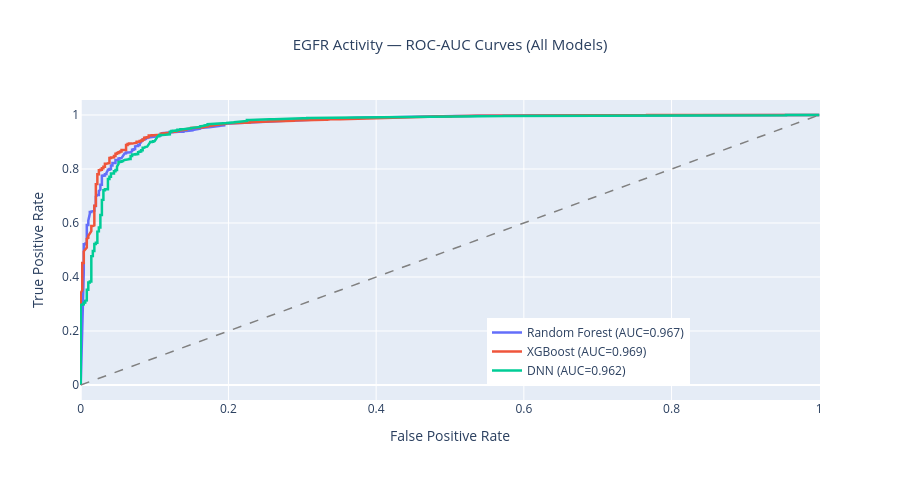
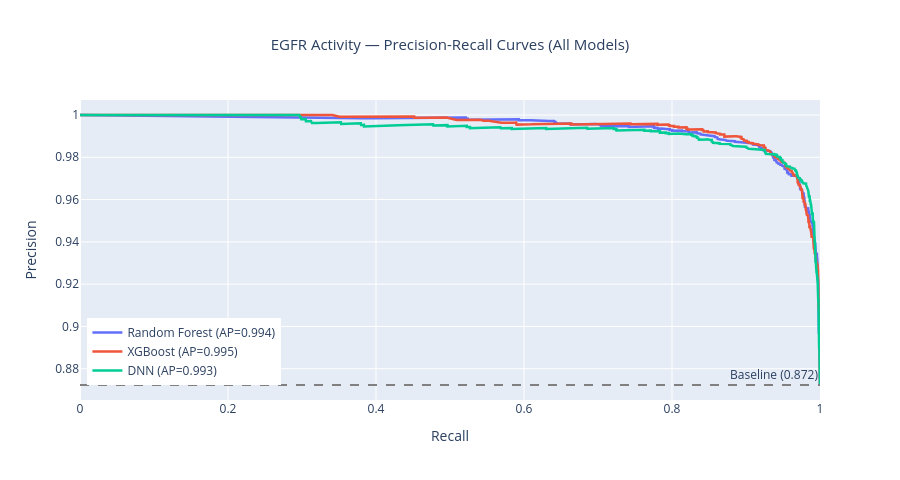
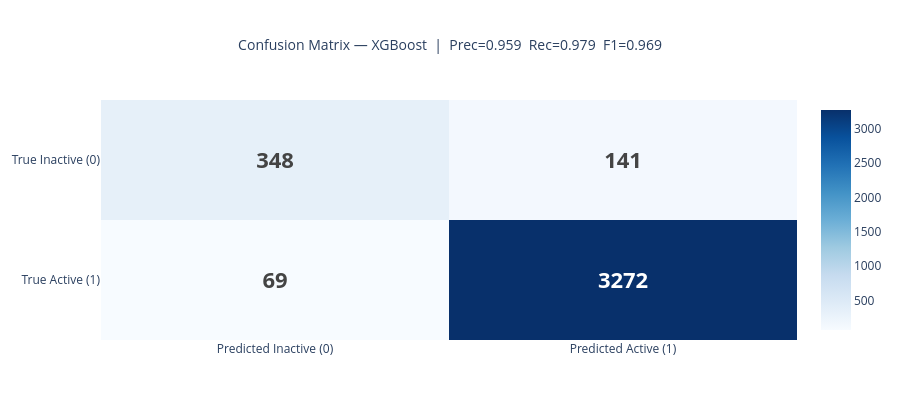
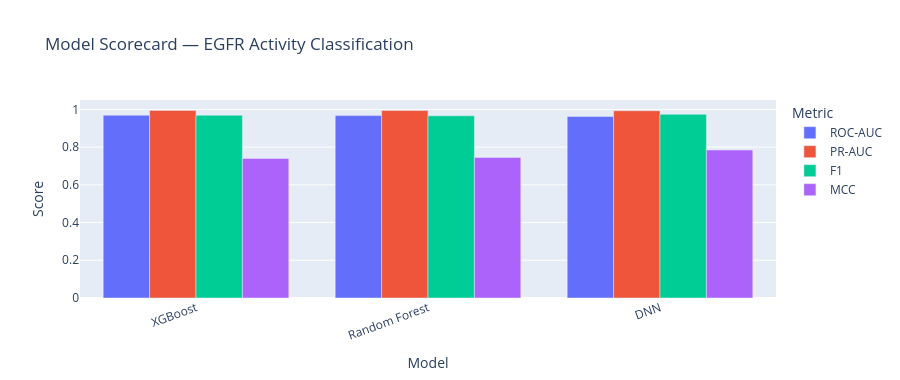

Write notebook code for charts like these, in order.
### Code cell
# ═══════════════════════════════════════════════════════════
# 📊 INTERACTIVE ROC-AUC / PR-AUC + CONFUSION MATRIX
# ═══════════════════════════════════════════════════════════
import plotly.graph_objects as go
import plotly.express as px
from plotly.subplots import make_subplots
from sklearn.metrics import roc_curve, precision_recall_curve, auc as sk_auc, confusion_matrix
import numpy as np, warnings
warnings.filterwarnings('ignore')

# ── Overlaid ROC-AUC curves (Plotly) ─────────────────────────────────────────
fig_roc = go.Figure()
colors_roc = px.colors.qualitative.Plotly
for i, (name, info) in enumerate(results.items()):
    if 'proba' not in info:
        continue
    fpr, tpr, _ = roc_curve(y_te, info['proba'])
    ra = info.get('ROC-AUC', sk_auc(fpr, tpr))
    fig_roc.add_trace(go.Scatter(
        x=fpr, y=tpr, mode='lines',
        name=f"{name} (AUC={ra:.3f})",
        line=dict(width=2.5, color=colors_roc[i % len(colors_roc)]),
        hovertemplate='FPR: %{x:.3f}<br>TPR: %{y:.3f}<extra></extra>',
    ))
fig_roc.add_shape(type='line', x0=0, y0=0, x1=1, y1=1,
                   line=dict(dash='dash', color='gray', width=1.5))
fig_roc.update_layout(
    title=dict(text='EGFR Activity — ROC-AUC Curves (All Models)', x=0.5, font=dict(size=15)),
    xaxis_title='False Positive Rate', yaxis_title='True Positive Rate',
    legend=dict(x=0.55, y=0.05), height=480, paper_bgcolor='white',
)
fig_roc.show()

# ── PR-AUC curves ─────────────────────────────────────────────────────────────
fig_pr = go.Figure()
pos_rate = np.mean(y_te)  # baseline precision
for i, (name, info) in enumerate(results.items()):
    if 'proba' not in info:
        continue
    prec_c, rec_c, _ = precision_recall_curve(y_te, info['proba'])
    pa = info.get('PR-AUC', sk_auc(rec_c, prec_c))
    fig_pr.add_trace(go.Scatter(
        x=rec_c, y=prec_c, mode='lines',
        name=f"{name} (AP={pa:.3f})",
        line=dict(width=2.5, color=colors_roc[i % len(colors_roc)]),
    ))
fig_pr.add_hline(y=pos_rate, line_dash='dash', line_color='gray',
                  annotation_text=f'Baseline ({pos_rate:.3f})')
fig_pr.update_layout(
    title=dict(text='EGFR Activity — Precision-Recall Curves (All Models)', x=0.5, font=dict(size=15)),
    xaxis_title='Recall', yaxis_title='Precision',
    legend=dict(x=0.01, y=0.05), height=480, paper_bgcolor='white',
)
fig_pr.show()

# ── Interactive confusion matrix for best model ──────────────────────────────
best_pred = (results[best_name]['proba'] >= best_t).astype(int) if 'best_t' in dir() \
            else (results[best_name]['proba'] >= 0.5).astype(int)
cm_mat = confusion_matrix(y_te, best_pred)
fig_cm = go.Figure(data=go.Heatmap(
    z=cm_mat, colorscale='Blues',
    x=['Predicted Inactive (0)', 'Predicted Active (1)'],
    y=['True Inactive (0)', 'True Active (1)'],
    text=cm_mat, texttemplate='<b>%{text}</b>',
    textfont=dict(size=22),
    hovertemplate='Count: %{z}<extra></extra>',
    reversescale=False,
))
tn, fp, fn, tp_val = cm_mat.ravel()
prec_best = tp_val / max(1, tp_val + fp)
rec_best  = tp_val / max(1, tp_val + fn)
f1_best   = 2 * prec_best * rec_best / max(1e-9, prec_best + rec_best)
fig_cm.update_layout(
    title=dict(text=f'Confusion Matrix — {best_name}  |  Prec={prec_best:.3f}  Rec={rec_best:.3f}  F1={f1_best:.3f}',
               x=0.5, font=dict(size=14)),
    height=420, paper_bgcolor='white',
    xaxis=dict(side='bottom'), yaxis=dict(autorange='reversed'),
)
fig_cm.show()

# ── Model scorecard ───────────────────────────────────────────────────────────
import pandas as pd
_rows = [(n, d.get('ROC-AUC',0), d.get('PR-AUC',0), d.get('F1',0), d.get('MCC',0))
         for n, d in results.items()]
score_df = pd.DataFrame(_rows, columns=['Model','ROC-AUC','PR-AUC','F1','MCC'])
score_df = score_df.sort_values('ROC-AUC', ascending=False).reset_index(drop=True)

fig_bar = px.bar(score_df.melt(id_vars='Model', var_name='Metric', value_name='Score'),
                  x='Model', y='Score', color='Metric', barmode='group',
                  color_discrete_sequence=px.colors.qualitative.Plotly,
                  title='Model Scorecard — EGFR Activity Classification')
fig_bar.update_layout(height=380, yaxis_range=[0, 1.05], xaxis_tickangle=-20)
fig_bar.show()
print("\n🏆 Model Scorecard:")
print(score_df.to_string(index=False))

### Figure 1 — Plotly figure (JSON) as saved in the notebook; plotly's stock layout.template omitted (floating-point values rounded to 4 significant figures; data arrays with more than 128 entries replaced by an {"elided": "..."} marker saying what was removed)
{"data": [{"hovertemplate": "FPR: %{x:.3f}<br>TPR: %{y:.3f}<extra></extra>", "line": {"color": "#636EFA", "width": 2.5}, "mode": "lines", "name": "Random Forest (AUC=0.967)", "type": "scatter", "x": {"elided": "583 float values"}, "y": {"elided": "583 float values"}}, {"hovertemplate": "FPR: %{x:.3f}<br>TPR: %{y:.3f}<extra></extra>", "line": {"color": "#EF553B", "width": 2.5}, "mode": "lines", "name": "XGBoost (AUC=0.969)", "type": "scatter", "x": {"elided": "1004 float values"}, "y": {"elided": "1004 float values"}}, {"hovertemplate": "FPR: %{x:.3f}<br>TPR: %{y:.3f}<extra></extra>", "line": {"color": "#00CC96", "width": 2.5}, "mode": "lines", "name": "DNN (AUC=0.962)", "type": "scatter", "x": {"elided": "936 float values"}, "y": {"elided": "936 float values"}}], "layout": {"height": 480, "legend": {"x": 0.55, "y": 0.05}, "paper_bgcolor": "white", "shapes": [{"line": {"color": "gray", "dash": "dash", "width": 1.5}, "type": "line", "x0": 0, "x1": 1, "y0": 0, "y1": 1}], "title": {"font": {"size": 15}, "text": "EGFR Activity — ROC-AUC Curves (All Models)", "x": 0.5}, "xaxis": {"title": {"text": "False Positive Rate"}}, "yaxis": {"title": {"text": "True Positive Rate"}}}}

### Figure 2 — Plotly figure (JSON) as saved in the notebook; plotly's stock layout.template omitted (floating-point values rounded to 4 significant figures; data arrays with more than 128 entries replaced by an {"elided": "..."} marker saying what was removed)
{"data": [{"line": {"color": "#636EFA", "width": 2.5}, "mode": "lines", "name": "Random Forest (AP=0.994)", "type": "scatter", "x": {"elided": "1194 float values"}, "y": {"elided": "1194 float values"}}, {"line": {"color": "#EF553B", "width": 2.5}, "mode": "lines", "name": "XGBoost (AP=0.995)", "type": "scatter", "x": {"elided": "3004 float values"}, "y": {"elided": "3004 float values"}}, {"line": {"color": "#00CC96", "width": 2.5}, "mode": "lines", "name": "DNN (AP=0.993)", "type": "scatter", "x": {"elided": "2028 float values"}, "y": {"elided": "2028 float values"}}], "layout": {"annotations": [{"showarrow": false, "text": "Baseline (0.872)", "x": 1, "xanchor": "right", "xref": "x domain", "y": 0.8723, "yanchor": "bottom", "yref": "y"}], "height": 480, "legend": {"x": 0.01, "y": 0.05}, "paper_bgcolor": "white", "shapes": [{"line": {"color": "gray", "dash": "dash"}, "type": "line", "x0": 0, "x1": 1, "xref": "x domain", "y0": 0.8723, "y1": 0.8723, "yref": "y"}], "title": {"font": {"size": 15}, "text": "EGFR Activity — Precision-Recall Curves (All Models)", "x": 0.5}, "xaxis": {"title": {"text": "Recall"}}, "yaxis": {"title": {"text": "Precision"}}}}

### Figure 3 — Plotly figure (JSON) as saved in the notebook; plotly's stock layout.template omitted (floating-point values rounded to 4 significant figures)
{"data": [{"colorscale": [[0, "rgb(247,251,255)"], [0.125, "rgb(222,235,247)"], [0.25, "rgb(198,219,239)"], [0.375, "rgb(158,202,225)"], [0.5, "rgb(107,174,214)"], [0.625, "rgb(66,146,198)"], [0.75, "rgb(33,113,181)"], [0.875, "rgb(8,81,156)"], [1, "rgb(8,48,107)"]], "hovertemplate": "Count: %{z}<extra></extra>", "reversescale": false, "text": [[348, 141], [69, 3272]], "textfont": {"size": 22}, "texttemplate": "<b>%{text}</b>", "type": "heatmap", "x": ["Predicted Inactive (0)", "Predicted Active (1)"], "y": ["True Inactive (0)", "True Active (1)"], "z": [[348, 141], [69, 3272]]}], "layout": {"height": 420, "paper_bgcolor": "white", "title": {"font": {"size": 14}, "text": "Confusion Matrix — XGBoost  |  Prec=0.959  Rec=0.979  F1=0.969", "x": 0.5}, "xaxis": {"side": "bottom"}, "yaxis": {"autorange": "reversed"}}}

### Figure 4 — Plotly figure (JSON) as saved in the notebook; plotly's stock layout.template omitted (floating-point values rounded to 4 significant figures)
{"data": [{"alignmentgroup": "True", "hovertemplate": "Metric=ROC-AUC<br>Model=%{x}<br>Score=%{y}<extra></extra>", "legendgroup": "ROC-AUC", "marker": {"color": "#636EFA", "pattern": {"shape": ""}}, "name": "ROC-AUC", "offsetgroup": "ROC-AUC", "orientation": "v", "showlegend": true, "textposition": "auto", "type": "bar", "x": ["XGBoost", "Random Forest", "DNN"], "xaxis": "x", "y": [0.9693, 0.9673, 0.9623], "yaxis": "y"}, {"alignmentgroup": "True", "hovertemplate": "Metric=PR-AUC<br>Model=%{x}<br>Score=%{y}<extra></extra>", "legendgroup": "PR-AUC", "marker": {"color": "#EF553B", "pattern": {"shape": ""}}, "name": "PR-AUC", "offsetgroup": "PR-AUC", "orientation": "v", "showlegend": true, "textposition": "auto", "type": "bar", "x": ["XGBoost", "Random Forest", "DNN"], "xaxis": "x", "y": [0.9949, 0.9942, 0.9932], "yaxis": "y"}, {"alignmentgroup": "True", "hovertemplate": "Metric=F1<br>Model=%{x}<br>Score=%{y}<extra></extra>", "legendgroup": "F1", "marker": {"color": "#00CC96", "pattern": {"shape": ""}}, "name": "F1", "offsetgroup": "F1", "orientation": "v", "showlegend": true, "textposition": "auto", "type": "bar", "x": ["XGBoost", "Random Forest", "DNN"], "xaxis": "x", "y": [0.9689, 0.9663, 0.9741], "yaxis": "y"}, {"alignmentgroup": "True", "hovertemplate": "Metric=MCC<br>Model=%{x}<br>Score=%{y}<extra></extra>", "legendgroup": "MCC", "marker": {"color": "#AB63FA", "pattern": {"shape": ""}}, "name": "MCC", "offsetgroup": "MCC", "orientation": "v", "showlegend": true, "textposition": "auto", "type": "bar", "x": ["XGBoost", "Random Forest", "DNN"], "xaxis": "x", "y": [0.7403, 0.7456, 0.7851], "yaxis": "y"}], "layout": {"barmode": "group", "height": 380, "legend": {"title": {"text": "Metric"}, "tracegroupgap": 0}, "title": {"text": "Model Scorecard — EGFR Activity Classification"}, "xaxis": {"anchor": "y", "domain": [0, 1], "tickangle": -20, "title": {"text": "Model"}}, "yaxis": {"anchor": "x", "domain": [0, 1], "range": [0, 1.05], "title": {"text": "Score"}}}}
